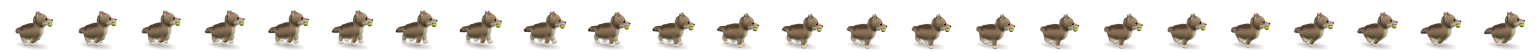
#> input picture packages/den/widgets/den-pup/pup-carry.webp, 7680 x 256 px, given in place of walk-0.png, which was not available (shown at 1/5 size)
$ python sheet-sprites.py out.png
#> lines starting #> are read from the running program, lines starting #| are printed output that depends on the picture
# Lays the rendered frames out as the Den pup widget's sprites (tools/sprites.mjs draws them): one
# sheet a pose, its 24 frames in a row, each shrunk from twice its size so its edges and fur stay
# soft. `python3 tools/sheet-sprites.py [widget folder]`; a PNG of every pose to look at goes to out/.
import sys
from PIL import Image
FW, FH, N = 320, 256, 24
POSES = ['walk', 'sit', 'sleep', 'beg', 'jump', 'run', 'shake', 'roll', 'spin', 'carry', 'ball']
out = sys.argv[1] if len(sys.argv) > 1 else 'out'
preview = Image.new('RGBA', (FW // 2 * N, FH // 2 * len(POSES)), (0, 0, 0, 0))
#> preview: PIL image 3840x1408 RGBA; every value is 0
for r, name in enumerate(POSES):
    sheet = Image.new('RGBA', (FW * N, FH), (0, 0, 0, 0))
#> sheet: PIL image 7680x256 RGBA; every value is 0
    for i in range(N):
        im = Image.open(f'out/sprites/{name}-{i}.png').convert('RGBA').resize((FW, FH), Image.LANCZOS)
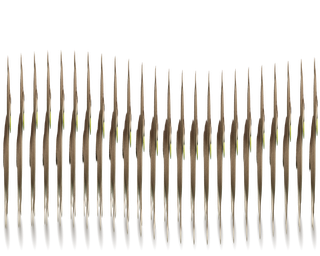
#> im: PIL image 320x256 RGBA; mean R, G, B, A 52.1, 45.9, 36.6, 53.4; transparent parts drawn white
        sheet.paste(im, (i * FW, 0))
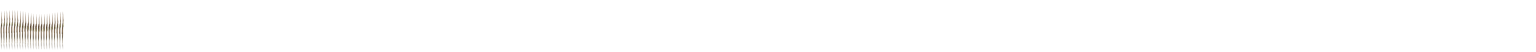
#> sheet: PIL image 7680x256 RGBA (shown at 1/5 size); mean R, G, B, A 2.2, 1.9, 1.5, 2.2; transparent parts drawn white
#> (the run stopped early here; a loop or call above may not have finished)

$ run again, on packages/den/widgets/den-pup/pup-fluffy.webp
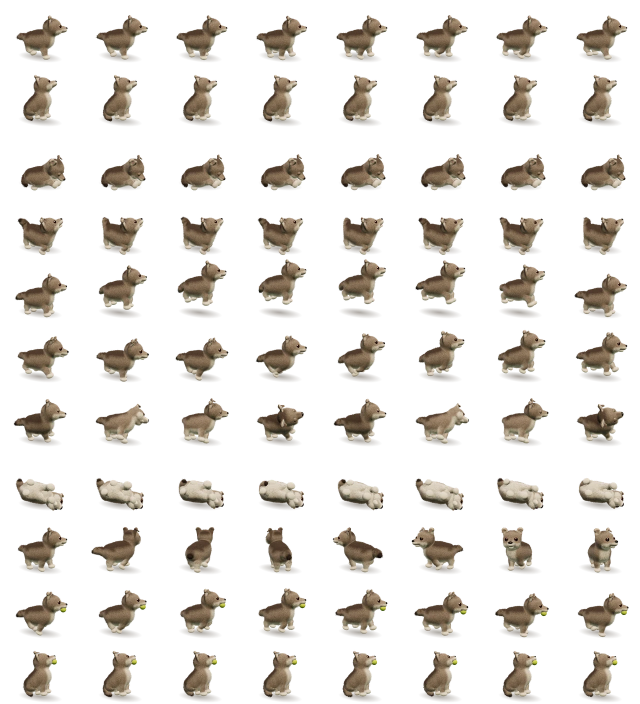
#> input picture packages/den/widgets/den-pup/pup-fluffy.webp, 1280 x 1408 px, given in place of walk-0.png, which was not available (shown at 1/2 size)
#> preview: PIL image 3840x1408 RGBA; every value is 0
#> `im = Image.open(f'out/sprites/{name}-{i}.png').convert('RGBA').resize(..`:
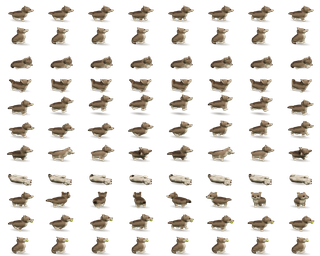
#> im: PIL image 320x256 RGBA; mean R, G, B, A 41, 36, 29.3, 50; transparent parts drawn white
#> `sheet.paste(im, (i * FW, 0))`:
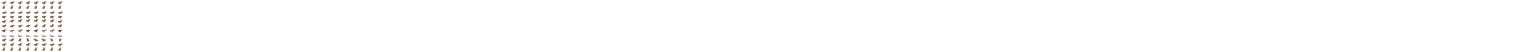
#> sheet: PIL image 7680x256 RGBA (shown at 1/5 size); mean R, G, B, A 1.7, 1.5, 1.2, 2.1; transparent parts drawn white

$ run again, on packages/den/widgets/den-pup/pup-jump.webp
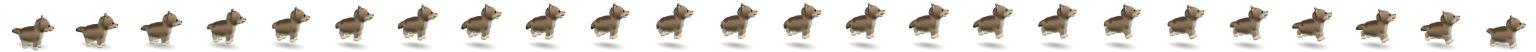
#> input picture packages/den/widgets/den-pup/pup-jump.webp, 7680 x 256 px, given in place of walk-0.png, which was not available (shown at 1/5 size)
#> preview: PIL image 3840x1408 RGBA; every value is 0
#> `im = Image.open(f'out/sprites/{name}-{i}.png').convert('RGBA').resize(..`:
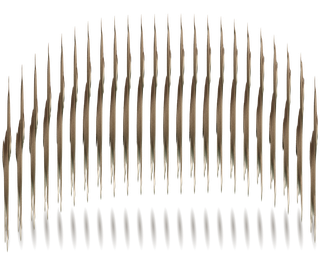
#> im: PIL image 320x256 RGBA; mean R, G, B, A 56.4, 50.1, 41.3, 54.8; transparent parts drawn white
#> `sheet.paste(im, (i * FW, 0))`:
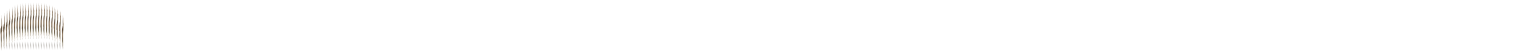
#> sheet: PIL image 7680x256 RGBA (shown at 1/5 size); mean R, G, B, A 2.4, 2.1, 1.7, 2.3; transparent parts drawn white
